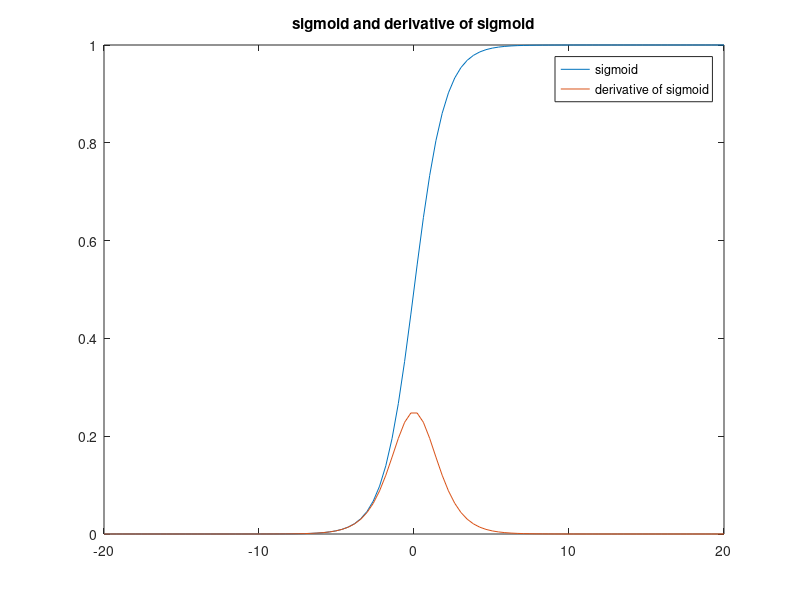
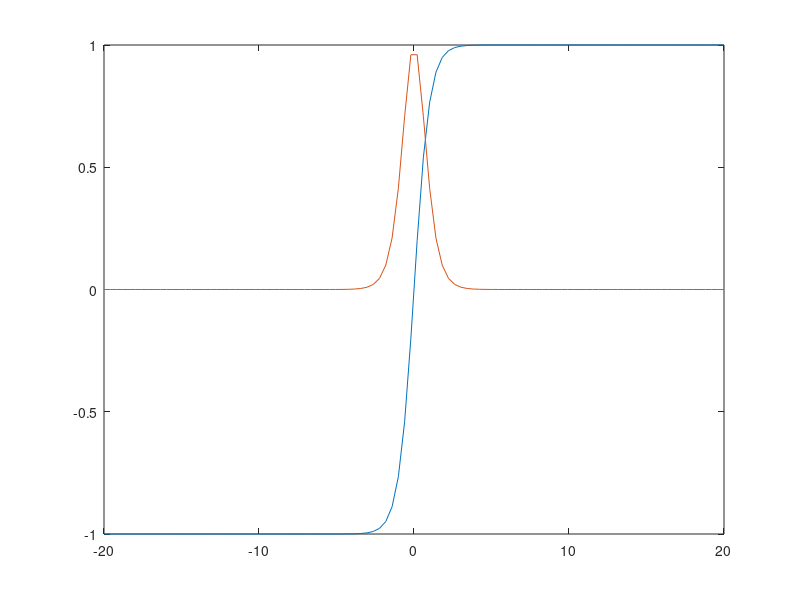

These charts were generated, in order, by the following MATLAB code:

x = linspace(-20,20,100)
y = 1./(1+exp(-x))
deriv_y = (1+exp(-x)).^(-2).*exp(-x)
figure;
plot(x,y),hold on;
plot(x,deriv_y)
legend({'sigmoid' , 'derivative of sigmoid'})
title('sigmoid and derivative of sigmoid')


tanx = (1-exp(-2.*x))./(1+exp(-2.*x))
diff_tanx = 1 - tanx.^2
figure;
plot(x, tanx);
hold on;
plot(x , diff_tanx)
